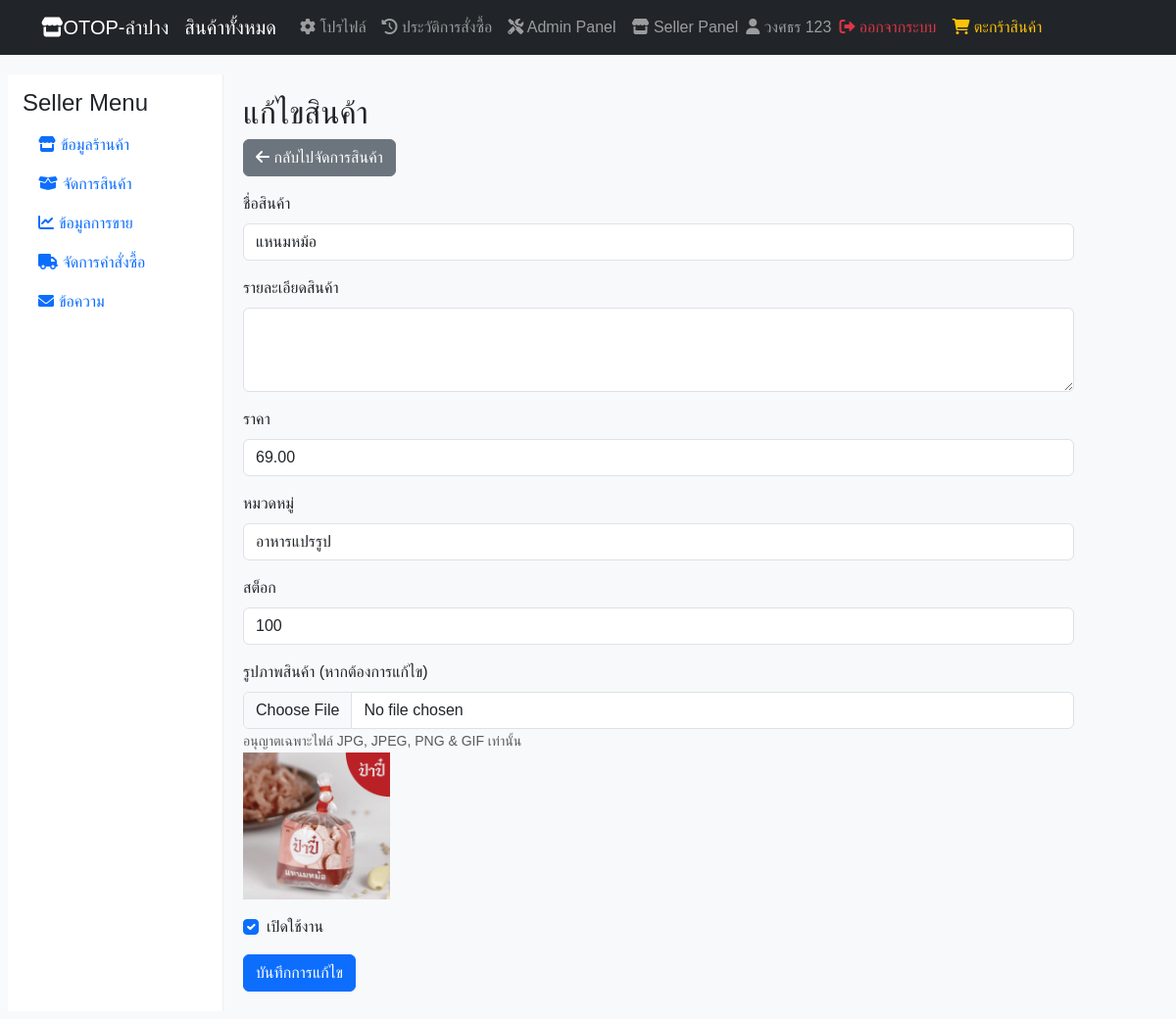
/Seller_dashboard/edit_product.php?id=56 (signed in), run on the app's committed database.
### tables this page shows
CREATE TABLE `users` (
  `user_id` int(11) NOT NULL,
  `username` varchar(50) NOT NULL,
  `email` varchar(100) NOT NULL,
  `password` varchar(255) NOT NULL,
  `first_name` varchar(50) DEFAULT NULL,
  `last_name` varchar(50) DEFAULT NULL,
  `created_at` timestamp NOT NULL DEFAULT current_timestamp(),
  `reset_token` varchar(255) DEFAULT NULL,
  `reset_token_expires` int(11) DEFAULT NULL,
  `phone_number` varchar(20) DEFAULT NULL,
  `address` text DEFAULT NULL,
  `is_active` tinyint(1) NOT NULL DEFAULT 1
);

CREATE TABLE `featured_products` (
  `id` int(11) NOT NULL,
  `seller_id` int(11) NOT NULL,
  `name` varchar(100) NOT NULL,
  `description` text DEFAULT NULL,
  `price` decimal(10,2) NOT NULL CHECK (`price` >= 0),
  `image` varchar(255) DEFAULT NULL,
  `created_at` timestamp NOT NULL DEFAULT current_timestamp(),
  `category_id` int(11) DEFAULT NULL,
  `stock` int(11) NOT NULL DEFAULT 0 CHECK (`stock` >= 0),
  `is_active` tinyint(1) DEFAULT 1
);

CREATE TABLE `categories` (
  `id` int(11) NOT NULL,
  `title` varchar(100) NOT NULL,
  `description` text DEFAULT NULL,
  `image` varchar(255) DEFAULT NULL,
  `link` varchar(255) DEFAULT NULL
);

### Seller_dashboard/edit_product.php (the view, shortened to what this page needs)
<?php
include "../inc/db_config.php";
$user_id = (int)$_SESSION['user_id'];
$sql_check_seller = "SELECT seller_id FROM sellers WHERE user_id = ?";
$stmt_check_seller = $conn->prepare($sql_check_seller);
$stmt_check_seller->bind_param("i", $user_id);
$stmt_check_seller->execute();
$result_check_seller = $stmt_check_seller->get_result();
$seller_id = (int)$result_check_seller->fetch_assoc()['seller_id'];
$product_id = isset($_GET['id']) ? (int)$_GET['id'] : 0;
$sql_categories = "SELECT id, title FROM categories";
$result_categories = $conn->query($sql_categories);
$categories = [];
if ($result_categories->num_rows > 0) {
    while ($row = $result_categories->fetch_assoc()) {
        $categories[] = $row;
    }
}
$sql_product = "SELECT * FROM featured_products WHERE id = ? AND seller_id = ?";
$stmt_product = $conn->prepare($sql_product);
$stmt_product->bind_param("ii", $product_id, $seller_id);
$stmt_product->execute();
$result_product = $stmt_product->get_result();
$product = $result_product->fetch_assoc();
?>
    <!DOCTYPE html>
    <html lang="th">
    <head>
        <link href="https://cdn.jsdelivr.net/npm/bootstrap@5.3.0/dist/css/bootstrap.min.css" rel="stylesheet">
        <link rel="stylesheet" href="https://cdnjs.cloudflare.com/ajax/libs/font-awesome/6.0.0/css/all.min.css" />
    </head>
    <body>
    <?php include('navbar.php'); ?>
    <div class="container-fluid seller-panel">
        <div class="row">
            <?php include('_sidebar.php'); ?>
            <main role="main" class="col-md-9 content">
                <h2>แก้ไขสินค้า</h2>
                <a href="manage_products.php" class="btn btn-secondary mb-3">
                    <i class="fas fa-arrow-left"></i> กลับไปจัดการสินค้า
                </a>
                <form method="post" enctype="multipart/form-data">
                    <div class="mb-3">
                        <label for="name" class="form-label">ชื่อสินค้า</label>
                        <input type="text" class="form-control" id="name" name="name" value="<?php echo htmlspecialchars($product['name']); ?>" required>
                    </div>
                    <div class="mb-3">
                        <label for="description" class="form-label">รายละเอียดสินค้า</label>
                        <textarea class="form-control" id="description" name="description" rows="3"><?php echo htmlspecialchars($product['description']); ?></textarea>
                    </div>
                    <div class="mb-3">
                        <label for="price" class="form-label">ราคา</label>
                        <input type="number" class="form-control" id="price" name="price" step="0.01" value="<?php echo htmlspecialchars($product['price']); ?>" required>
                    </div>
                    <div class="mb-3">
                        <label for="category_id" class="form-label">หมวดหมู่</label>
                        <select class="form-control" id="category_id" name="category_id" required>
                            <?php foreach ($categories as $category): ?>
                                <option value="<?php echo htmlspecialchars($category['id']); ?>" <?php echo ($category['id'] == $product['category_id']) ? 'selected' : ''; ?>><?php echo htmlspecialchars($category['title']); ?></option>
                            <?php endforeach; ?>
                        </select>
                    </div>
                    <div class="mb-3">
                        <label for="stock" class="form-label">สต็อก</label>
                        <input type="number" class="form-control" id="stock" name="stock" value="<?php echo htmlspecialchars($product['stock']); ?>" required>
                    </div>
                    <div class="mb-3">
                        <label for="image" class="form-label">รูปภาพสินค้า (หากต้องการแก้ไข)</label>
                        <input type="file" class="form-control" id="image" name="image">
                        <small class="text-muted">อนุญาตเฉพาะไฟล์ JPG, JPEG, PNG & GIF เท่านั้น</small>
                        <br>
                        <img src="../uploads/สินค้า/<?php echo htmlspecialchars($product['image']); ?>" alt="<?php echo htmlspecialchars($product['name']); ?>" style="max-width: 150px;">
                    </div>
                    <div class="mb-3 form-check">
                        <input type="checkbox" class="form-check-input" id="is_active" name="is_active" value="1" <?php echo ($product['is_active'] == 1) ? 'checked' : ''; ?>>
                        <label class="form-check-label" for="is_active">เปิดใช้งาน</label>
                    </div>
                    <button type="submit" class="btn btn-primary">บันทึกการแก้ไข</button>
                </form>
            </main>
        </div>
    </div>
    </body>
    </html>

### Seller_dashboard/navbar.php (shortened to what this page needs)
<?php
require_once "../inc/db_config.php";
function getUserRoles($conn, $user_id) {
    $roles = array();
    $sql = "SELECT role_id FROM user_roles WHERE user_id = ?";
    $stmt = $conn->prepare($sql);
    $stmt->bind_param("i", $user_id);
    $stmt->execute();
    $result = $stmt->get_result();
    while ($row = $result->fetch_assoc()) {
        $roles[] = $row['role_id'];
    }
    return $roles;
}
?>
<nav class="navbar navbar-expand-lg navbar-dark bg-dark">
    <div class="container">
        <a class="navbar-brand" href="../index.php">
            <i class="fas fa-store mr-2"></i>OTOP-ลำปาง
        </a>
        <a class="navbar-brand" href="../products_all.php">
            สินค้าทั้งหมด
        </a>
        <div class="collapse navbar-collapse" id="navbarNav">
            <ul class="navbar-nav ml-auto align-items-center">
                <?php if (isset($_SESSION['user_id'])) :
                    $user_id = $_SESSION['user_id'];
                    $roles = getUserRoles($conn, $user_id);
                    $sql_user = "SELECT first_name, last_name FROM users WHERE user_id = ?";
                    $stmt_user = $conn->prepare($sql_user);
                    $stmt_user->bind_param("i", $user_id);
                    $stmt_user->execute();
                    $result_user = $stmt_user->get_result();
                    $user = $result_user->fetch_assoc();
                    $username = $user['first_name'] . ' ' . $user['last_name'];
                    ?>
                    <li class="nav-item">
                        <a class="nav-link" href="../profile.php"><i class="fas fa-cog mr-1"></i> โปรไฟล์</a>
                    </li>
                    <li class="nav-item">
                        <a class="nav-link" href="../orders_history.php"><i class="fas fa-history mr-1"></i> ประวัติการสั่งซื้อ</a>
                    </li>
                    <?php if (in_array(1, $roles)) : ?>
                    <li class="nav-item">
                        <a class="nav-link" href="../Admin_dashboard/dashboard.php"><i class="fas fa-tools mr-1"></i> Admin Panel</a>
                    </li>
                <?php endif; ?>
                    <?php if (in_array(2, $roles)) : ?>
                    <li class="nav-item">
                        <a class="nav-link" href="seller_panel.php"><i class="fas fa-store mr-1"></i> Seller Panel</a>
                    </li>
                <?php endif; ?>
                    <li class="nav-item">
                        <span class="navbar-text"><i class="fas fa-user mr-1"></i> <?php echo htmlspecialchars($username); ?></span>
                    </li>
                    <li class="nav-item">
                        <a class="nav-link text-danger" href="../logout.php"><i class="fas fa-sign-out-alt mr-1"></i> ออกจากระบบ</a>
                    </li>
                <?php endif; ?>
                <li class="nav-item">
                    <a class="nav-link text-warning" href="../cart.php"><i class="fas fa-shopping-cart mr-1"></i> ตะกร้าสินค้า</a>
                </li>
            </ul>
        </div>
    </div>
</nav>

### Seller_dashboard/edit_product.php (style rules this page uses)
body { font-family: 'Arial', sans-serif; background-color: #f8f9fa; }
.seller-panel { padding: 20px; }
.content { padding: 20px; }

### data on the page
users: username "วงศธร 123"
featured_products: name "แหนมหม้อ", price "69.00", category_id "อาหารแปรรูป", stock "100", image+name (picture), is_active "☑"
